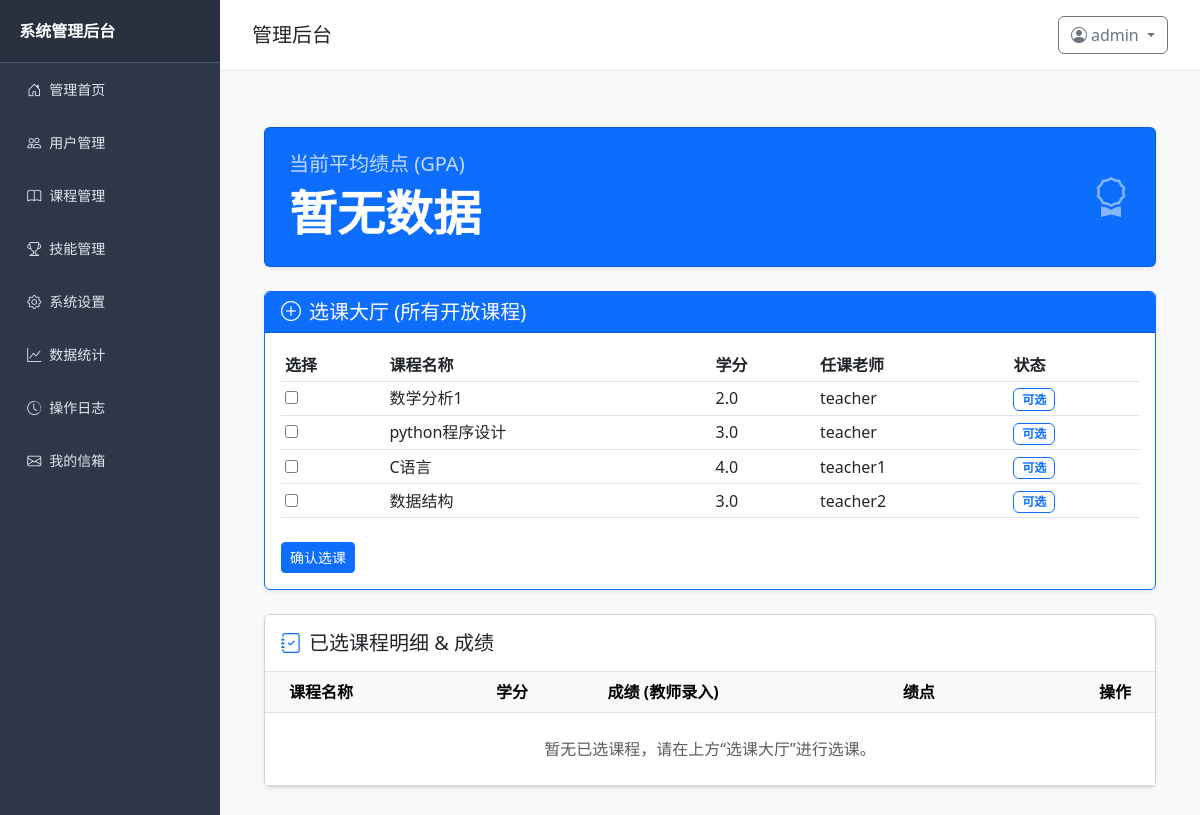
/student/courses (signed in), run on the app's committed database.
### models.py (models this page shows, shortened)
class User(UserMixin, db.Model):
    __tablename__ = 'user'
    id = db.Column(db.Integer, primary_key=True)
    username = db.Column(db.String(50), unique=True, nullable=False)
    role = db.Column(db.SmallInteger, default=0)  # 0=学生, 1=教师, 2=管理员
    create_time = db.Column(db.DateTime, default=datetime.now)
    password_hash = db.Column(db.String(128))
    teacher_info = db.relationship('Teacher', backref='user', uselist=False, lazy=True, cascade="all, delete-orphan")

class Course(db.Model):
    __tablename__ = 'course'
    id = db.Column(db.Integer, primary_key=True)
    name = db.Column(db.String(50), nullable=False)
    credit = db.Column(db.Float, nullable=False)
    description = db.Column(db.Text, nullable=True)
    teacher_id = db.Column(db.Integer, db.ForeignKey('user.id'))
    create_time = db.Column(db.DateTime, default=datetime.now)
    teacher = db.relationship('User', backref=db.backref('taught_courses', lazy=True), foreign_keys=[teacher_id])

### routes/student.py (the view)
@student_bp.route('/student/courses')
@login_required
def course_management():
    all_courses = Course.query.all()
    enrollments = Enrollment.query.filter_by(student_id=current_user.id).all()
    selected_course_ids = [en.course_id for en in enrollments]
    return render_template('student/course_management.html',
                           all_courses=all_courses,
                           enrollments=enrollments,
                           selected_course_ids=selected_course_ids)

### app.py (called while the page is built)
@login_manager.user_loader
def load_user(user_id):
    return User.query.get(int(user_id))

### templates/student/course_management.html (shortened to what this page needs)
{% extends 'base.html' %}
{% block content %}
<div class="container mt-4">
    <div class="card bg-primary text-white shadow-sm mb-4">
        <div class="card-body p-4 d-flex justify-content-between align-items-center">
            <div>
                <h5 class="opacity-75">当前平均绩点 (GPA)</h5>
                {% set stats = namespace(credits=0, points=0) %}
                {% for en in enrollments %}
                    {% if en.score is not none %}
                        {% set stats.credits = stats.credits + en.course.credit %}
                        {% set stats.points = stats.points + (en.grade_point * en.course.credit) %}
                    {% endif %}
                {% endfor %}
                {% set gpa = (stats.points / stats.credits) if stats.credits > 0 else 0 %}
                <h2 class="display-5 fw-bold mb-0">
                    {{ "%.2f"|format(gpa) if gpa > 0 else '暂无数据' }}
                </h2>
            </div>
            <i class="bi bi-award fs-1 opacity-50"></i>
        </div>
    </div>
    <div class="card shadow-sm mb-4 border-primary">
        <div class="card-header bg-primary text-white">
            <h5 class="mb-0"><i class="bi bi-plus-circle me-2"></i>选课大厅 (所有开放课程)</h5>
        </div>
        <div class="card-body">
            <form action="{{ url_for('student.select_course') }}" method="POST">
                <div class="table-responsive">
                    <table class="table table-sm align-middle">
                        <thead>
                            <tr>
                                <th>选择</th>
                                <th>课程名称</th>
                                <th>学分</th>
                                <th>任课老师</th>
                                <th>状态</th>
                            </tr>
                        </thead>
                        <tbody>
                            {% for course in all_courses %}
                            <tr>
                                <td>
                                    {% if course.id not in selected_course_ids %}
                                    <input type="checkbox" name="course_ids" value="{{ course.id }}">
                                    {% else %}
                                    <i class="bi bi-check-circle-fill text-success"></i>
                                    {% endif %}
                                </td>
                                <td>{{ course.name }}</td>
                                <td>{{ course.credit }}</td>
                                <td>{{ course.teacher.username if course.teacher else '未知' }}</td>
                                <td>
                                    {% if course.id in selected_course_ids %}
                                    <span class="badge bg-secondary">已在清单中</span>
                                    {% else %}
                                    <span class="badge bg-outline-primary text-primary border border-primary">可选</span>
                                    {% endif %}
                                </td>
                            </tr>
                            {% endfor %}
                        </tbody>
                    </table>
                </div>
                <button type="submit" class="btn btn-primary btn-sm mt-2">确认选课</button>
            </form>
        </div>
    </div>
    <div class="card shadow-sm mb-4">
        <div class="card-header bg-white py-3 border-bottom">
            <h5 class="mb-0 text-dark"><i class="bi bi-journal-check me-2 text-primary"></i>已选课程明细 & 成绩</h5>
        </div>
        <div class="table-responsive">
            <table class="table table-hover align-middle mb-0">
                <thead class="table-light">
                    <tr>
                        <th class="ps-4">课程名称</th>
                        <th>学分</th>
                        <th>成绩 (教师录入)</th>
                        <th>绩点</th>
                        <th class="text-end pe-4">操作</th>
                    </tr>
                </thead>
                <tbody>
                    {% for en in enrollments %}
                    <tr>
                        <td class="ps-4"><strong>{{ en.course.name }}</strong></td>
                        <td>{{ en.course.credit }}</td>
                        <td>
                            {% if en.score is not none %}
                                <span class="badge {% if en.score >= 60 %}bg-success{% else %}bg-danger{% endif %}">
                                    {{ en.score }} 分
                                </span>
                            {% else %}
                                <span class="text-muted small italic">待老师录入</span>
                            {% endif %}
                        </td>
                        <td>
                            <span class="fw-bold {{ 'text-primary' if en.grade_point > 0 else 'text-muted' }}">
                                {{ "%.1f"|format(en.grade_point) if en.score is not none else '-' }}
                            </span>
                        </td>
                        <td class="text-end pe-4">
                            <a href="{{ url_for('student.send_feedback_to_teacher', recipient_id=en.course.teacher_id, subject='关于《' ~ en.course.name ~ '》的反馈') }}"
                               class="btn btn-sm btn-outline-info me-2">反馈</a>
                            <a href="{{ url_for('student.drop_course', course_id=en.course_id) }}"
                               class="btn btn-sm btn-outline-danger" onclick="return confirm('确定退课吗？成绩也将被删除')">
                                <i class="bi bi-trash"></i>
                            </a>
                        </td>
                    </tr>
                    {% else %}
                    <tr>
                        <td colspan="5" class="text-center py-4 text-muted">
                            暂无已选课程，请在上方“选课大厅”进行选课。
                        </td>
                    </tr>
                    {% endfor %}
                </tbody>
            </table>
        </div>
    </div>
</div>
{% endblock %}

### templates/base.html (shortened to what this page needs)
<!DOCTYPE html>
<html lang="zh-CN">
<head>
    <link href="https://cdn.jsdelivr.net/npm/bootstrap@5.3.0/dist/css/bootstrap.min.css" rel="stylesheet">
    <link rel="stylesheet" href="https://cdn.jsdelivr.net/npm/bootstrap-icons@1.10.5/font/bootstrap-icons.min.css">
</head>
<body>
    {% if current_user.is_authenticated %}
        {% if current_user.role == 2 %}
        <div class="sidebar">
            <div class="sidebar-header">系统管理后台</div>
            <ul class="nav flex-column">
                <li class="nav-item">
                    <a class="nav-link {% if request.endpoint == 'admin.admin_index' %}active{% endif %}"
                        href="{{ url_for('admin.admin_index') }}">
                        <i class="bi bi-house-door me-2"></i>管理首页
                    </a>
                </li>
                <li class="nav-item">
                    <a class="nav-link {% if request.endpoint == 'admin.user_manage' %}active{% endif %}"
                        href="{{ url_for('admin.user_manage') }}">
                        <i class="bi bi-people me-2"></i>用户管理
                    </a>
                </li>
                <li class="nav-item">
                    <a class="nav-link {% if request.endpoint == 'admin.course_manage' %}active{% endif %}"
                        href="{{ url_for('admin.course_manage') }}">
                        <i class="bi bi-book me-2"></i>课程管理
                    </a>
                </li>
                <li class="nav-item">
                    <a class="nav-link {% if request.endpoint == 'admin.skill_manage' %}active{% endif %}"
                        href="{{ url_for('admin.skill_manage') }}">
                        <i class="bi bi-trophy me-2"></i>技能管理
                    </a>
                </li>
                <li class="nav-item">
                    <a class="nav-link {% if request.endpoint == 'admin.system_setting' %}active{% endif %}"
                        href="{{ url_for('admin.system_setting') }}">
                        <i class="bi bi-gear me-2"></i>系统设置
                    </a>
                </li>
                <li class="nav-item">
                    <a class="nav-link {% if request.endpoint == 'admin.data_analysis' %}active{% endif %}"
                        href="{{ url_for('admin.data_analysis') }}">
                        <i class="bi bi-graph-up me-2"></i>数据统计
                    </a>
                </li>
                <li class="nav-item">
                    <a class="nav-link {% if request.endpoint == 'admin.system_logs' %}active{% endif %}"
                        href="{{ url_for('admin.system_logs') }}">
                        <i class="bi bi-clock-history me-2"></i>操作日志
                    </a>
                </li>
                <li class="nav-item">
                    <a class="nav-link {% if request.endpoint == 'student.mailbox_index' %}active{% endif %}"
                        href="{{ url_for('student.mailbox_index') }}">
                        <i class="bi bi-envelope me-2"></i>我的信箱
                    </a>
                </li>
            </ul>
        </div>
        {% endif %}
    {% endif %}
    <div class="content-wrapper {% if not current_user.is_authenticated %}full-width{% endif %}">
        <div class="content-header">
            <h5 class="mb-0">
                {% block content_title %}
                    {% if not current_user.is_authenticated %}
                        系统登录
                    {% elif current_user.role == 0 %}
                        学生首页
                    {% elif current_user.role == 1 %}
                        教师首页
                    {% elif current_user.role == 2 %}
                        管理后台
                    {% endif %}
                {% endblock %}
            </h5>
            {% if current_user.is_authenticated %}
            <div class="user-dropdown dropdown">
                <button class="btn btn-outline-secondary dropdown-toggle" type="button" data-bs-toggle="dropdown" aria-expanded="false">
                    <i class="bi bi-person-circle me-1"></i>{{ current_user.username }}
                </button>
            </div>
            {% endif %}
        </div>
        <div class="content-body">
            {% block content %}{% endblock %}
        </div>
    </div>
</body>
</html>

### templates/base.html (style rules this page uses)
body { display: flex; min-height: 100vh; margin: 0; background-color: #f8f9fa; }
.sidebar { width: 220px; background-color: #2d3748; color: white; flex-shrink: 0; transition: all 0.3s ease; }
.sidebar .sidebar-header { padding: 1.2rem; font-weight: bold; font-size: 16px; border-bottom: 1px solid #4a5568; background-color: #283040; }
.sidebar .nav-link { color: #e2e8f0; padding: 0.8rem 1.2rem; border-radius: 0.3rem; margin: 0.2rem 0.5rem; font-size: 14px; }
.content-wrapper { flex-grow: 1; overflow-y: auto; }
.content-header { padding: 1rem 2rem; background-color: white; border-bottom: 1px solid #e2e8f0; display: flex; justify-content: space-between; align-items: center; }
.content-body { padding: 2rem; }

### data on the page
User: username "admin"
Course: name "数学分析1", credit "2.0", teacher "teacher", shows "可选"
Course: name "python程序设计", credit "3.0", teacher "teacher", shows "可选"
Course: name "C语言", credit "4.0", teacher "teacher1", shows "可选"
Course: name "数据结构", credit "3.0", teacher "teacher2", shows "可选"

### other printed values
{{ "%.2f"|format(gpa) if gpa > 0 else '暂无数据' }} "暂无数据"
